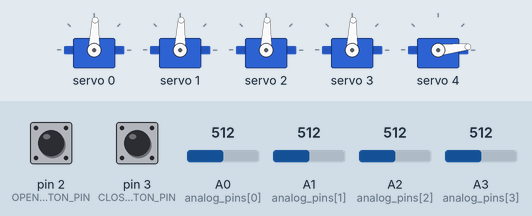
The sketch below on a simulated Arduino Uno, built with avr-gcc and run on an emulated ATmega328P. Shown: 5 × servo. The test bench sets the inputs (shaded band); at power-on: A0 (analog_pins[0]) = 512, pin 3 (CLOSE_BUTTON_PIN) HIGH, A1 (analog_pins[1]) = 512, A2 (analog_pins[2]) = 512, A3 (analog_pins[3]) = 512, pin 2 (OPEN_BUTTON_PIN) HIGH.

Above: at 1.2 s.
1.3 s: A0 (analog_pins[0]) set to 610
At 2.1 s:
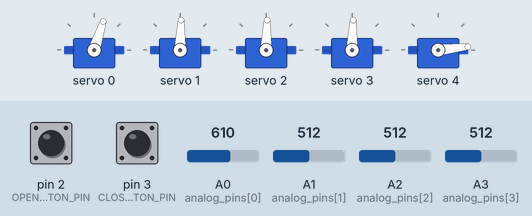
2.9 s: pin 3 (CLOSE_BUTTON_PIN) pulled LOW for 1 s
At 5.0 s:
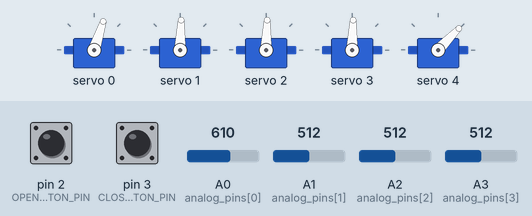
5.4 s: A1 (analog_pins[1]) set to 610
At 6.3 s:
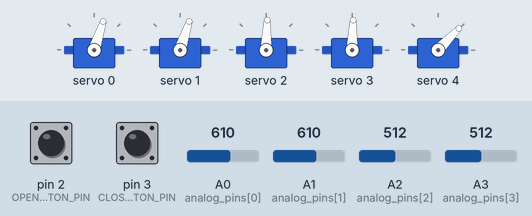
7.0 s: A2 (analog_pins[2]) set to 610
At 8.3 s:
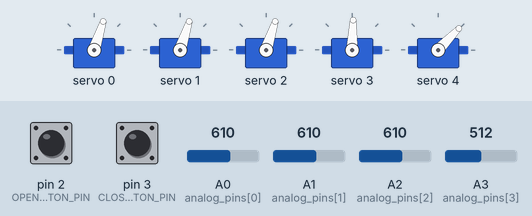
8.6 s: A3 (analog_pins[3]) set to 610
At 9.0 s:
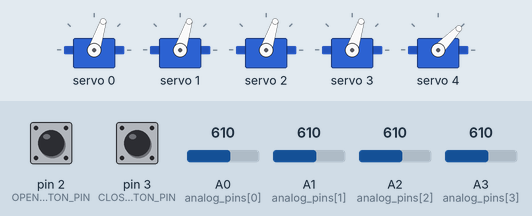
10.2 s: pin 2 (OPEN_BUTTON_PIN) pulled LOW for 1 s
At 12.1 s:
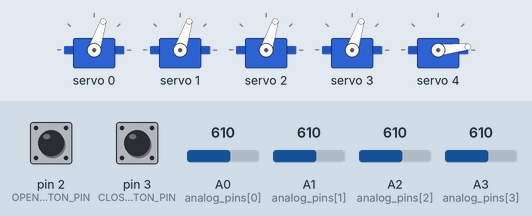
Timing chart, 0 to 13.6 s (numbered marks = the images above; inputs shaded):
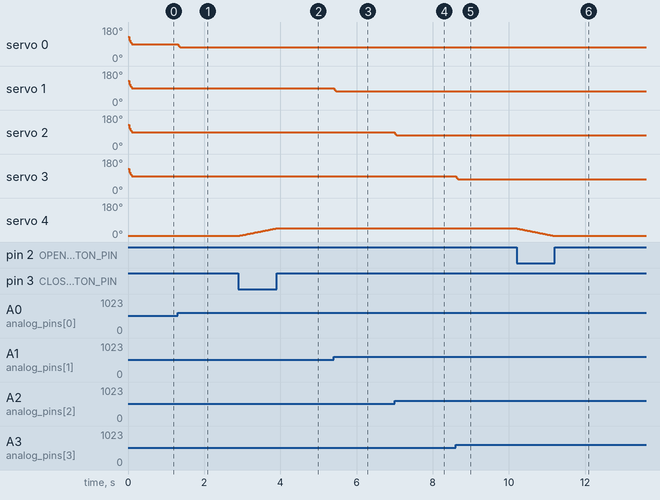

The sketch:

runArm.ino
```cpp
#include <Servo.h>
#include <Adafruit_PWMServoDriver.h>

int prev_values[] = {0,0,0,0,0};
static const uint8_t analog_pins[] = {A0,A1,A2,A3,A4};

Adafruit_PWMServoDriver driver = Adafruit_PWMServoDriver();

#define SERVOMIN 150
#define SERVOMAX 600

#define OPEN_BUTTON_PIN 2
#define CLOSE_BUTTON_PIN 3

#define CLAW_ANGLE_MIN 0
#define CLAW_ANGLE_MAX 100

int claw_angle = 0;

float percent = 0.5;

void setup() {
  Serial.begin(9600);
  driver.begin();
  driver.setPWMFreq(60);
  pinMode(OPEN_BUTTON_PIN, INPUT_PULLUP);
  pinMode(CLOSE_BUTTON_PIN, INPUT_PULLUP);
  yield();
}

void loop() {

  for(int i = 0; i < 4; i++){

    int input = analogRead(analog_pins[i]);
    input = smooth(input, prev_values[i], percent);
    prev_values[i] = input;

    int angle = map(input, 0,1023,165,0);

    int pwm = map(angle,0, 180, SERVOMIN, SERVOMAX);
    driver.setPWM(i,0,pwm);

  }

  if(!digitalRead(OPEN_BUTTON_PIN)){
    if(claw_angle > CLAW_ANGLE_MIN){
      claw_angle--;
    }
  }
  else if(!digitalRead(CLOSE_BUTTON_PIN)){
    if(claw_angle < CLAW_ANGLE_MAX){
      claw_angle++;
    }
  }

  int pwm = map(claw_angle,0, 180, SERVOMIN, SERVOMAX);

  driver.setPWM(4,0,pwm);

  delay(20);

}

float smooth(int input, int prev, float percent){
  return ((float)input * percent) + ((float)prev * (1-percent));
}
```

Measured:
- after the input at 1.3 s, servo 0: 88° → 74° at once, → 72° 0.12 s later
- after the input at 2.9 s, servo 4: moves from 6° to 46° over 0.97 s, starting at once
- after the input at 5.4 s, servo 1: 88° → 74° at once, → 72° 0.12 s later
- after the input at 7.0 s, servo 2: 88° → 74° at once, → 72° 0.12 s later
- after the input at 8.6 s, servo 3: 88° → 74° at once, → 72° 0.12 s later
- after the input at 10.2 s, servo 4: moves from 46° to 6° over 0.97 s, starting at once
